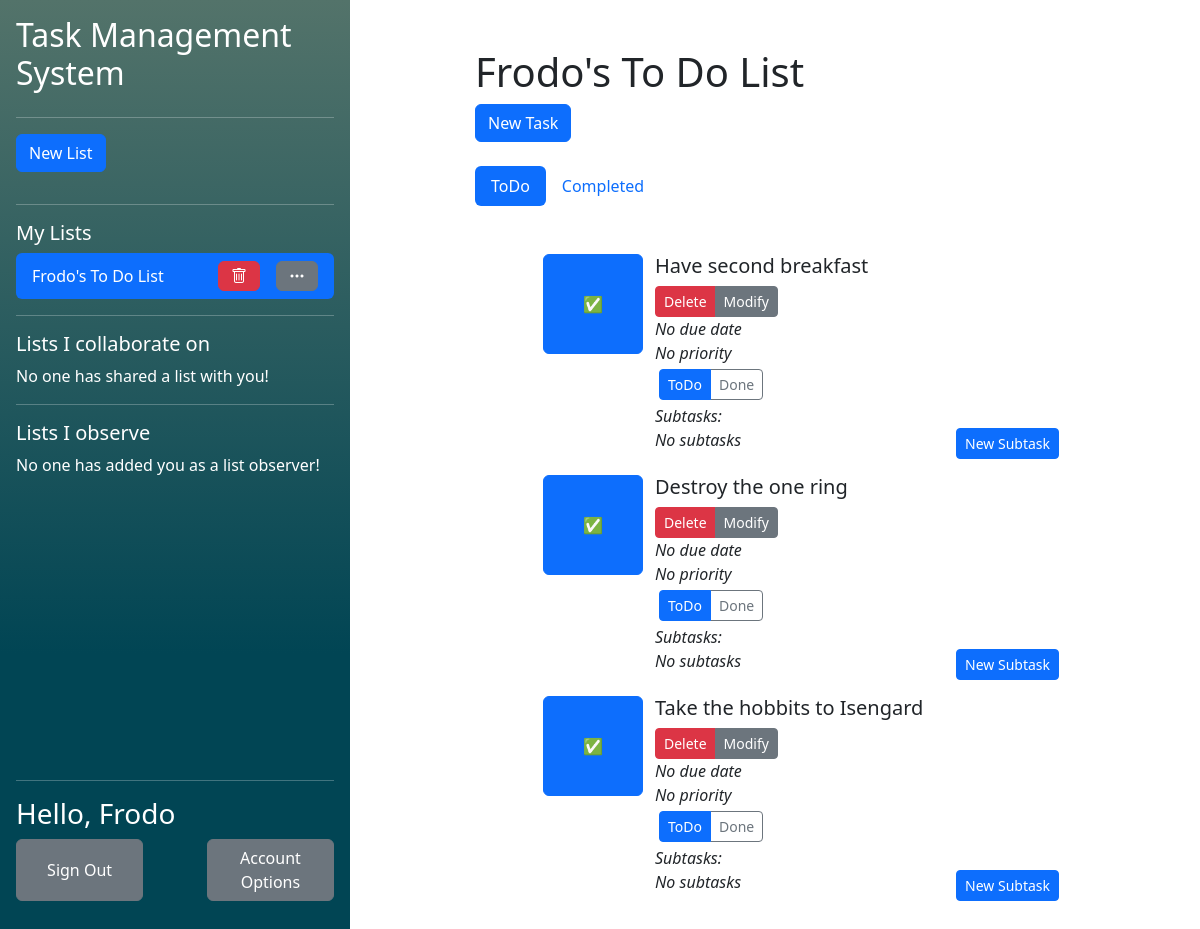
Page /php/index.php?listid=34 (signed in) on the committed database.
### tables this page shows
CREATE TABLE "UserLists" (
	"user_id"	TEXT,
	"list_id"	TEXT,
	"collaborator"	INTEGER,
	"observer"	INTEGER,
	PRIMARY KEY("user_id","list_id"),
	FOREIGN KEY("user_id") REFERENCES "Users"("user_id") ON DELETE CASCADE ON UPDATE CASCADE,
	FOREIGN KEY("list_id") REFERENCES "Lists"("list_id") ON DELETE CASCADE ON UPDATE CASCADE
);

CREATE TABLE "Lists"
(
    list_id        INTEGER not null
        primary key autoincrement,
    list_name      TEXT    not null,
    list_completed REAL    not null
);

CREATE TABLE "Users" (
	"user_id"	INTEGER NOT NULL,
	"user_name"	TEXT NOT NULL UNIQUE,
	"email"	TEXT NOT NULL UNIQUE,
	"password_hash"	TEXT NOT NULL,
	"first_name"	TEXT NOT NULL,
	"last_name"	TEXT NOT NULL,
	PRIMARY KEY("user_id")
);

CREATE TABLE "Tasks" (
	"task_id"	INTEGER NOT NULL UNIQUE,
	"task_name"	TEXT NOT NULL,
	"task_completed"	INTEGER NOT NULL,
	"list_id"	INTEGER NOT NULL,
	"order_in_list"	INTEGER NOT NULL,
	"assigned_collaborator_id"	INTEGER,
	"task_due_date"	INTEGER,
	"task_priority"	INTEGER,
	FOREIGN KEY("assigned_collaborator_id") REFERENCES "Users"("user_id"),
	FOREIGN KEY("list_id") REFERENCES "Lists"("list_id") ON DELETE CASCADE,
	PRIMARY KEY("task_id" AUTOINCREMENT)
);

### php/components/TaskList.php (the view, shortened to what the rows shown need)
<?php require 'components/NewTaskPopup.php';
$listid = isset($_GET['listid']) ? $_GET['listid'] : false;
?>
<h1>
    <?php if (getListNameFromID($listid) != false && array_key_exists('list_name', getListNameFromID($listid)[0])) echo getListNameFromID($listid)[0]['list_name']?>
</h1>
<?php if ($listid != false):?>
<?php if(checkUserListAccess(htmlspecialchars($listid), getUIDFromCreds())): ?>
    <button type="button" class="btn btn-primary" data-bs-toggle="modal" data-bs-target="#NewTaskModal">
        New Task
    </button>
<?php else: ?>
    A list created by <b><?php echo getListOwnerFullName($listid)?></b><br/>
<?php endif;?>
<?php if(checkIfListHasCollaborators($listid)): ?>
    This is a shared list
<?php endif;?>
<br/><br/>
<div>
    <ul class="nav nav-pills mb-3" id="pills-tab" role="tablist">
    </ul>
</div>
<div class="tab-content" id="pills-tabContent">
    <div class="tab-pane fade show active" id="pills-todo" role="tabpanel" aria-labelledby="pills-todo-tab" tabindex="0">
        <div class="p-3">
            <ol>
                <?php
                if (getUncompletedTasksFromList($listid) != null):
                foreach (getUncompletedTasksFromList($listid) as $item):?>
                    <ul>
                            <div class="row">
                                <button class='btn btn-primary col' style="flex: none; width: 10%; min-width: 100px; height: 10%; min-height: 100px;" type='submit' name="<?php echo $item['task_id']?>" form="complete<?php echo $item['task_id']?>">✅</button>
                                <div class="col">
                                    <div class="row">
                                        <div class="col">
                                            <h5><?php echo $item['task_name']?></h5>
                                        </div>
                                        <br/>
                                        <?php if (checkUserListAccess($listid, getUIDFromCreds())):?>
                                        <div>
                                            <div class="btn-group">
                                                <button class="btn btn-danger btn-sm" onclick="window.location.href='deleteTask.php?taskid=<?php echo $item['task_id'];?>'">Delete</button>
                                                <button class="btn btn-secondary btn-sm" onclick="window.location.href='modifyTask.php?taskid=<?php echo $item['task_id'];?>'">Modify</button>
                                            </div>
                                        </div>
                                        <?php endif;?>
                                        <i><?php if(isset($item['task_due_date'])){
                                                echo "Due ".$item['task_due_date'];
                                            } else {
                                                echo 'No due date';
                                            }?></i> <br/>
                                        <i><?php if(($item['task_priority']) != 0){
                                                echo 'Priority '.$item['task_priority'];
                                            } else {
                                                echo 'No priority';
                                            }?></i>
                                    </div>
                                    <div class="">
                                        <ul class="btn-group p-1" id="pills-tab-subtask<?php echo $item['task_id']?>" role="tablist">
                                                <button class="btn btn-outline-primary active btn-sm" id="pills-subtask-uncomplete-<?php echo $item['task_id']?>-tab" data-bs-toggle="pill" data-bs-target="#pills-subtask-uncomplete-<?php echo $item['task_id']?>" type="button" roll="tab">ToDo</button>
                                                <button class="btn btn-outline-secondary btn-sm" id="pills-subtask-complete-<?php echo $item['task_id']?>-tab" data-bs-toggle="pill" data-bs-target="#pills-subtask-complete-<?php echo $item['task_id']?>" type="button" roll="tab">Done</button>
                                        </ul>
                                    </div>
                                    <div class="tab-content" id="pills-tabContent-subtask">
                                        <div class="tab-pane fade show active" id="pills-subtask-uncomplete-<?php echo $item['task_id']?>" role="tabpanel" aria-labelledby="pills-subtask-uncomplete-<?php echo $item['task_id']?>-tab" tabindex="0">
                                            <div class="flex-grow-1 align-middle"><i class="align-middle">Subtasks:</i></div>
                                            <?php if(getUncompletedSubtasksFromTask($item['task_id']) != null): ?>
                                            <div class="d-flex flex-row pb-1">
                                                <div>
                                                    <?php if (!checkObserverListAccess($listid, getUIDFromCreds())):?> <button class="btn btn-primary btn-sm" type="submit" onclick="window.location.href='newSubTask.php?taskid=<?php echo $item['task_id']?>'">New Subtask</button> <?php endif;?>
                                                </div>
                                            </div>
                                                <?php $bgcolour = true;?>
                                                <?php foreach (getUncompletedSubtasksFromTask($item['task_id']) as $subtask): ?>
                                                    <form id="completeSubtask<?php echo $subtask['sub_task_id']?>" action="<?php echo htmlspecialchars($_SERVER["PHP_SELF"])."?subtaskid=".$subtask['sub_task_id']."&type=completesubtask&listid=".$listid;?>" method="post" name="completeSubtask" style="height: 0px; width: 0px" hidden></form>
                                                    <div class=" d-flex flex-row rounded"  <?php if($bgcolour) {
                                                                                                echo 'style="background-color: darkgrey"';
                                                                                                $bgcolour = false;
                                                                                                } else{
                                                                                                $bgcolour = true;
                                                                                            }?>>
                                                            <div class="p-1">
                                                                <button form="completeSubtask<?php echo $subtask['sub_task_id']?>" class="btn btn-primary btn-sm" type="submit">✅</button>
                                                            </div>
                                                            <div class="p-1 flex-grow-1">
                                                                <i><b><?php echo $subtask["sub_task_name"];?></b></i>
                                                            </div>
                                                            <div class="p-1">
                                                                <i><?php if(isset($subtask['sub_task_due_date'])){
                                                                        echo "Due ".$subtask['sub_task_due_date'];
                                                                    } else {
                                                                        echo 'No due date';
                                                                    }?></i>
                                                            </div>
                                                                <div class="p-1 pe-2">
                                                                    <i><?php if(($subtask['sub_task_priority']) != 0){
                                                                            echo 'Priority '.$subtask['sub_task_priority'];
                                                                        } else {
                                                                            echo 'No priority';
                                                                        }?></i>
                                                                </div>
                                                    </div>
                                                <?php endforeach;?>
                                            <?php else:?>
                                            <div class="d-flex">
                                                <i class="flex-grow-1 col">No subtasks</i>
                                                <?php if (!checkObserverListAccess($listid, getUIDFromCreds())):?> <button class="btn btn-primary btn-sm" type="submit" onclick="window.location.href='newSubTask.php?taskid=<?php echo $item['task_id']?>'">New Subtask</button> <?php endif;?>
                                            </div>
                                            <?php endif;?>
                                        </div>
                                    </div>
                                </div>
                            </div>
                    </ul>
                <?php endforeach;
                else:?>
                <h2>You have no Tasks!</h2>
                Create a task using the new task button, or ask the list administrator.
                <?php endif;?>
            </ol>
        </div>
    </div>
</div>
<?php else: ?>
<h1>No List selected!</h1>
Create or select a list using the sidebar!
<?php endif;?>

### php/index.php (shortened to what the rows shown need)
<?php
    require ('functions/DatabaseFunctions.php');
    require ('functions/TaskFunctions.php');
    $name = getFirstName();
?>
<?php require "../css/css.php"?>
<?php require "components/pagetop.php"?>
<main class="d-flex flex-nowrap h-100">
    <div class="d-flex flex-column flex-shrink-0 p-3 background align-items-stretch h-100" style="width: 350px">
        <h2>Task Management System</h2>
        <?php require 'components/ListList.php'?>
        <div class="mt-auto">
            <hr/>
            <h3>Hello, <?php echo $name?></h3>
            <form class="d-flex flex-row mb-3 justify-content-between" method="post" action="accountOptions.php">
                <button class="btn btn-secondary" style="width: 40%" type="submit" name="signOut" value="signOut">Sign Out</button>
                <button class="btn btn-secondary" style="width: 40%" type="submit">Account Options</button>
            </form>
        </div>
    </div>
    <div class="mx-auto w-50 m-5">
        <?php require 'components/TaskList.php'?>
    </div>
</main>

### php/components/ListList.php (shortened to what the rows shown need)
<?php $ListIDInURL = isset($_GET['listid']) ? $_GET['listid'] : false;?>
<ul class="nav nav-pills flex-column mb-auto overflow-y-auto">
    <?php
    if (getOwnedListsForCurrentUser() != null):
        foreach (getOwnedListsForCurrentUser() as $listID):
            if($listID[0] == $ListIDInURL):?>
                <li class="hstack gap-3 nav-link active text-white">
                    <div class="">
                        <?php echo getListNameFromID($listID[0])[0][0]?>
                    </div>
                    <button class="btn btn-danger ms-auto" onclick="location.href='listAction.php?action=delete&listid=<?php echo $ListIDInURL?>'"><i class="bi bi-trash"></i></button>
                    <button class="btn btn-secondary"  onclick="location.href='modifyList.php?listid=<?php echo $ListIDInURL?>'"><i class="bi bi-three-dots"></i></button>
                </li>
            <?php endif;?>
    <?php endforeach;
    else:?>
        You have not created a list! Click the <b>"New List"</b> button to get started!
    <?php endif;?>
    <?php
    if (getCollabListsForCurrentUser() != null):
        foreach (getCollabListsForCurrentUser() as $listID):
            if($listID[0] == $ListIDInURL):?>
                <li class="hstack gap-3 nav-link active text-white">
                    <div class="">
                        <?php echo getListNameFromID($listID[0])[0][0]?>
                    </div>
                    <button class="btn btn-danger ms-auto" onclick="location.href='listAction.php?action=leave&listid=<?php echo $ListIDInURL?>'"><i class="bi bi-box-arrow-right"></i></button>
                </li>
            <?php else:?>
                <li class="hstack gap-3">
                    <div class="nav-link text-white">
                        <a class="navbarList" href="<?php echo "index.php?listid=$listID[0]"?>">
                            <?php echo getListNameFromID($listID[0])[0][0]?>
                        </a>
                    </div>
                    <button class="btn btn-outline-danger ms-auto" onclick="location.href='listAction.php?action=leave&listid=<?php echo $ListIDInURL?>'"><i class="bi bi-box-arrow-right"></i></button>
                </li>
            <?php endif;?>
        <?php endforeach;
     else:?>
     No one has shared a list with you!
    <?php endif;?>
    <?php if (getObserverListsForCurrentUser() != null):
        foreach (getObserverListsForCurrentUser() as $listID):
        if($listID[0] == $ListIDInURL):?>
            <li class="hstack gap-3 nav-link active text-white">
                <div class="">
                    <?php echo getListNameFromID($listID[0])[0][0]?>
                </div>
                <button class="btn btn-danger ms-auto" onclick="location.href='listAction.php?action=leave&listid=<?php echo $ListIDInURL?>'"><i class="bi bi-box-arrow-right"></i></button>
            </li>
        <?php else:?>
            <li class="hstack gap-3">
                <div class="nav-link text-white">
                    <a class="navbarList" href="<?php echo "index.php?listid=$listID[0]"?>">
                        <?php echo getListNameFromID($listID[0])[0][0]?>
                    </a>
                </div>
                <button class="btn btn-outline-danger ms-auto" onclick="location.href='listAction.php?action=leave&listid=<?php echo $ListIDInURL?>'"><i class="bi bi-box-arrow-right"></i></button>
            </li>
        <?php endif;?>
    <?php endforeach; else:?>
    No one has added you as a list observer!
    <?php endif;?>
</ul>

### rows in the picture
userlists: list.list_name "Frodo's To Do List"
users: name "Frodo"
lists: list_name "Frodo's To Do List"
tasks: task_name "Have second breakfast", shows "No due date", shows "No priority"
tasks: task_name "Destroy the one ring", shows "No due date", shows "No priority"
tasks: task_name "Take the hobbits to Isengard", shows "No due date", shows "No priority"
